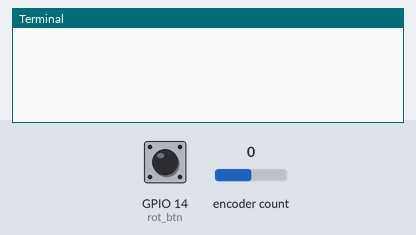
Recording of a program running on a simulated Raspberry Pi (BCM pin numbers). On the bench: the last lines printed to the terminal. The test bench sets the inputs (shaded band); at power-on: encoder count 0, GPIO 14 (rot_btn) HIGH.

Above: at 1.2 s.
1.3 s: encoder count set to 1
At 2.5 s:
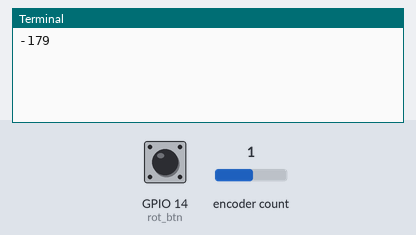
2.8 s: GPIO 14 (rot_btn) pulled LOW for 0.15 s
At 3.8 s:
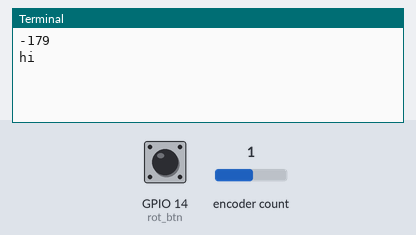
4.4 s: encoder count set to 2
At 5.0 s:
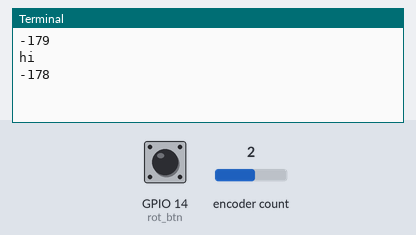

The program:

prac7_RotaryEncoder.py
```python
from gpiozero import RotaryEncoder, Button
from signal import pause

rotor = RotaryEncoder(15,18, wrap=True, max_steps=180)
rotor.steps = -180
rot_btn = Button(14)

def change_rot():
    print(rotor.steps)

def click_btn():
    print("hi")

rotor.when_rotated = change_rot
rot_btn.when_pressed = click_btn
pause()
```

Measured:
- after the input at 1.3 s, the terminal: prints a new line at once (image 1)
- after the input at 2.8 s, the terminal: prints a new line at once (image 2)
- after the input at 4.4 s, the terminal: prints a new line at once (image 3)
